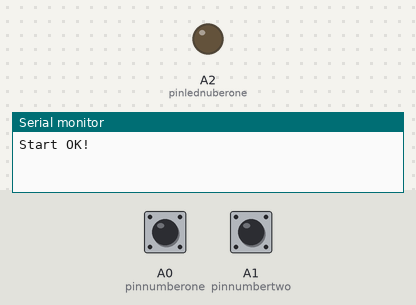
This sketch was run on a simulated Arduino Uno, built with avr-gcc and run on an emulated ATmega328P. Parts: output pins drawn as LEDs (lit = HIGH), the last lines printed to the serial monitor. Dashed ring = blinking. Inputs (shaded band) come from the test bench; at power-on: A0 (pinnumberone) HIGH, A1 (pinnumbertwo) HIGH.

Above: at 1.2 s.
1.3 s: A0 (pinnumberone) pulled LOW for 1 s
At 1.46 s:
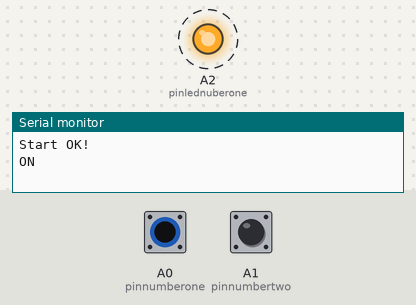
3.8 s: A0 (pinnumberone) pulled LOW for 0.15 s
At 4.6 s:
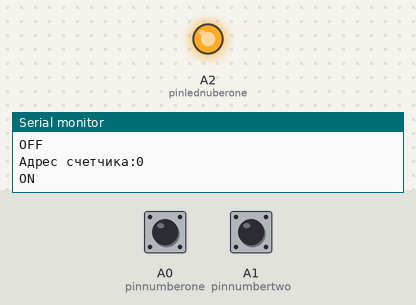
5.4 s: A0 (pinnumberone) pulled LOW for 3.2 s
At 9.9 s:
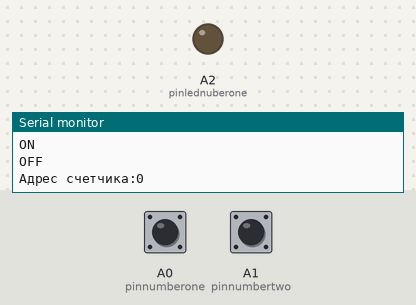
Timing chart, 0 to 11.4 s (numbered marks = the images above; inputs shaded):
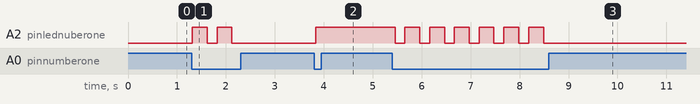

Measured:
- after the input at 1.3 s, A2 (pinlednuberone): alternates HIGH for 0.30 s and LOW for 0.20 s, 4 changes in all, then stays LOW, starting at once
- after the input at 3.8 s, A2 (pinlednuberone): LOW → HIGH at once
- after the input at 5.4 s, A2 (pinlednuberone): alternates HIGH for 0.30 s and LOW for 0.20 s, 13 changes in all, then stays LOW, starting after 0.06 s

The sketch:

but_adress.ino
```cpp
//Задание адреса на основе двух кнопок
#define pinnumberone A0 //Кнопка 1
#define pinnumbertwo A1 //Кнопка 2
#define pinlednuberone A2//Световой индикатор режима

bool flag_pinnumberone = false;
bool flag_pinnumbertwo = false;
bool flag_led = false;
int countnumber = 0;
uint32_t timer = 0;
uint32_t timer2 = 0;
uint32_t timerled = 0;
uint32_t timercount = 0;
bool btstatusone = false;
bool btstatustwo = false;

void setup() {
  pinMode(pinnumberone, INPUT_PULLUP);
  pinMode(pinnumbertwo, INPUT_PULLUP);
  pinMode(pinlednuberone, OUTPUT);
  //Иницилизация кнопок
  Serial.begin(115200);
  Serial.println("Start OK!");

}

void loop() {
  //Serial.print("Сейчас задан адрес: ");
  //Serial.println(countnumber);

  btstatusone = !digitalRead(pinnumberone);
  btstatustwo = !digitalRead(pinnumbertwo);

  if(btstatusone && millis() - timer > 250){
    /*
    flag_pinnumberone = true;
    timer = millis();
    Serial.println("BT ONE ON");
    */
    if(!flag_pinnumberone){
      flag_pinnumberone = true;
      flag_led = true;
      countnumber = 0;
      Serial.println("ON");
    }
    else{
      flag_pinnumberone = false;
      flag_led = false;
      Serial.println("OFF");
    }
    timer = millis();
  }

  if(millis() - timerled > 100){
    digitalWrite(pinlednuberone, flag_led);
    timerled = millis();
  }
  //Указываем какой адрес выбран в режиме настройки

  if(millis() - timercount > 3000){
    if(!flag_pinnumberone){
    Serial.print("Адрес счетчика:");
    Serial.println(countnumber);
    }
    timercount = millis();
  }

  if(btstatustwo && millis() - timer2 > 250){
    if(flag_pinnumberone){
      countnumber++;
    }
    timer2 = millis();
  }
  //Если мы в режиме настройки светодиод загорается

  /*
  if(!btstatusone && flag_pinnumberone && millis() - timer > 100){
    flag_pinnumberone = false;
    timer = millis();
    Serial.println("BT ONE OFF");
  }
  */


}
```
